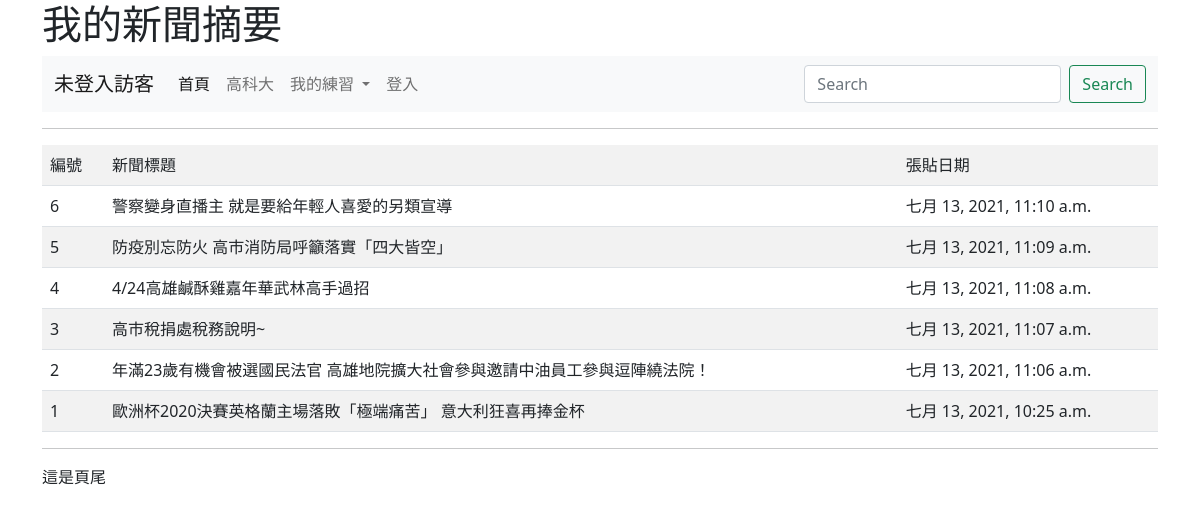
Page /news/ on the committed database.
### mysite/models.py (models this page shows, shortened)
class Post(models.Model):
	title = models.CharField(max_length=200)
	content = models.TextField()
	pub_date = models.DateTimeField(default=timezone.now)
	class Meta:
		ordering = ('-pub_date',)

### mysite/views.py (the view)
# urls.py: path('news/', views.news),
def news(request):
	posts = Post.objects.all()
	return render(request,"news.html",locals())

### templates/news.html (shortened to what this page needs)
{% extends "base.html" %}
{% block main %}
	<hr>
	<table class="table table-striped">
		<tr>
			<td>編號</td><td>新聞標題</td><td>張貼日期</td>
		</tr>
	{% for post in posts %}
		<tr>
	   		<td>{{ post.id }} </td>
	   		<td>
	   			{% if request.user.is_authenticated %}
	   				<a href="/show/{{ post.id }}/"> {{ post.title }} </a>
	   			{% else %}
	   				 {{ post.title }}
	   			{% endif %}
	   		</td>
	   		<td>{{ post.pub_date }} </td>
	   	</tr>
	{% endfor %}
	</table>
{% endblock %}

### rows in the picture
Post: id "6", title "警察變身直播主 就是要給年輕人喜愛的另類宣導", pub_date "七月 13, 2021, 11:10 a.m."
Post: id "5", title "防疫別忘防火 高市消防局呼籲落實「四大皆空」", pub_date "七月 13, 2021, 11:09 a.m."
Post: id "4", title "4/24高雄鹹酥雞嘉年華武林高手過招", pub_date "七月 13, 2021, 11:08 a.m."
Post: id "3", title "高市稅捐處稅務說明~", pub_date "七月 13, 2021, 11:07 a.m."
Post: id "2", title "年滿23歲有機會被選國民法官 高雄地院擴大社會參與邀請中油員工參與逗陣繞法院！", pub_date "七月 13, 2021, 11:06 a.m."
Post: id "1", title "歐洲杯2020決賽英格蘭主場落敗「極端痛苦」 意大利狂喜再捧金杯", pub_date "七月 13, 2021, 10:25 a.m."
